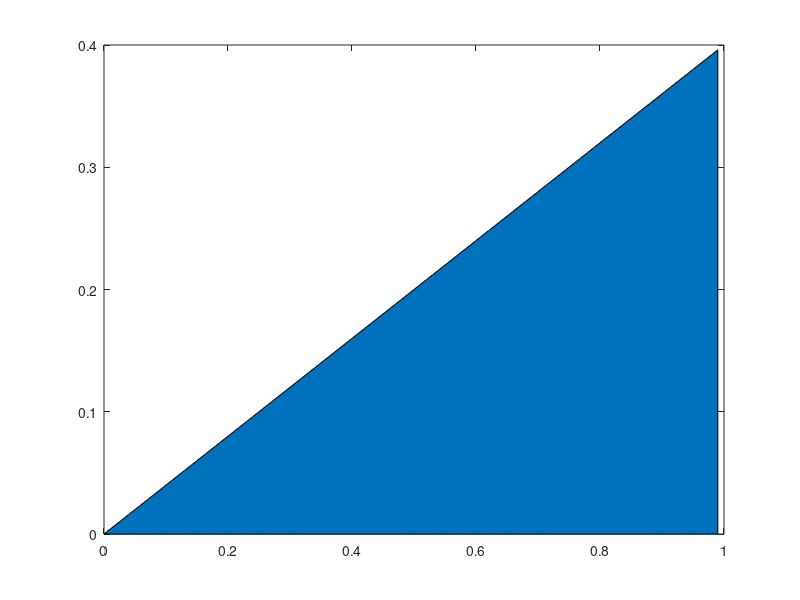

MATLAB code to generate this figure: (Note: this script raises an error after producing the figure.)
f1 = @(x)(0.4*x) ;
f2 = @(x)(0.6-0.6*x) ;
X = 0:0.01:0.99;
Y1 = arrayfun(f1,X) ;
Y2 = arrayfun(f2,X) ;
Y = [Y1; Y2] ;
h = area(X,Y1) ;
h(1).FaceColor = [0 0 1] ;
hold on ;
h = area(X,Y2) ;
h(1).FaceColor = [0 1 0] ;
hold on ;

Y3 = [Y1(1,1:(0.6*size(X,2))+1),zeros(1,(0.4*size(X,2))-1)] ;
h = area(X,Y3) ;
h(1).FaceColor = [1 1 0] ;
hold on ;
Y3 = [zeros(1,(0.6*size(X,2))),Y2(1,(0.6*size(X,2))+1:end)] ;
h = area(X,Y3) ;
h(1).FaceColor = [1 0 0] ;
hold on ;
